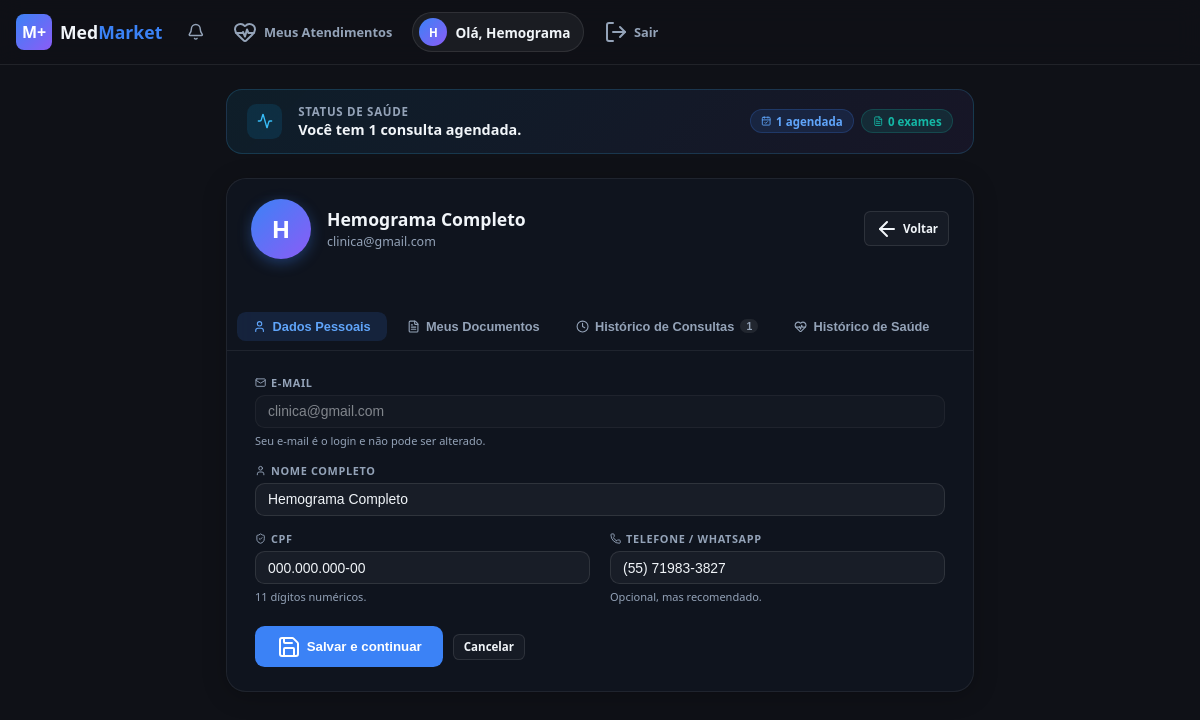
Screenshot of /perfil (signed in) with the database file from the repository.
### App/models.py (models this page shows, shortened)
class User(db.Model):
    __tablename__ = 'users'
    USER_TYPE_CLIENT = 'CLIENTE'
    USER_TYPE_CLINIC = 'CLINICA'
    id            = db.Column(db.Integer,     primary_key=True)
    email         = db.Column(db.String(120), unique=True, nullable=False, index=True)
    name          = db.Column(db.String(80),  nullable=False)
    password_hash = db.Column(db.String(256), nullable=False)
    cpf           = db.Column(db.String(11),  unique=True, nullable=True)
    telefone      = db.Column(db.String(20),  nullable=True)   # e.g. "(11) 99999-9999"
    user_type     = db.Column(db.String(10),  nullable=False, default='CLIENTE')
    clinic_profile = db.relationship(
        'ClinicProfile', back_populates='user',
        uselist=False, cascade='all, delete-orphan',
    )
    services = db.relationship(
        'ClinicService',
        foreign_keys='ClinicService.clinic_id',
        backref='clinic',
        lazy='dynamic',
        cascade='all, delete-orphan',
    )
    patient_appointments = db.relationship(
        'Appointment',
        foreign_keys='Appointment.user_id',
        backref='patient',
        lazy='dynamic',
    )
    documentos = db.relationship(
        'DocumentoPaciente',
        foreign_keys='DocumentoPaciente.paciente_id',
        back_populates='paciente',
        lazy=True,
    )

### App/routes/auth.py (the view, shortened to what this page needs)
@auth.route("/perfil", methods=["GET", "POST"])
def perfil():
    if not session.get("user"):
        return redirect("/auth?redirect=/perfil")
    aviso      = request.args.get("aviso", "")
    redirect_to = request.args.get("redirect", "/")
    db_user = User.query.get(session["user"]["id"])
    if not db_user:
        session.pop("user", None)
        return redirect("/auth?redirect=/perfil")
    appointments = (
        Appointment.query
        .filter_by(user_id=db_user.id)
        .order_by(Appointment.date.desc(), Appointment.time_slot.desc())
        .all()
    )
    documentos = (
        DocumentoPaciente.query
        .filter_by(paciente_id=db_user.id)
        .order_by(DocumentoPaciente.data_upload.desc())
        .all()
    )
    finalized_appts = (
        Appointment.query
        .filter_by(user_id=db_user.id, status=Appointment.STATUS_FINALIZED)
        .order_by(Appointment.date.desc(), Appointment.time_slot.desc())
        .all()
    )
    reviewed_appt_ids = {
        r.appointment_id for r in Review.query.filter_by(user_id=db_user.id).all()
        if r.appointment_id
    }
    historico_saude = []
    unread_cuidados = sum(
        1 for h in historico_saude
        if h["post"] and not h["post"].notificacao_lida
    )
    return _render_perfil(db_user, aviso, redirect_to, None, appointments, documentos,
                          historico_saude, unread_cuidados)

### App/routes/auth.py (called while the page is built)
def _render_perfil(user, aviso, redirect_to, erro, appointments=None, documentos=None,
                   historico_saude=None, unread_cuidados=0):
    return render_template(
        "perfil.html",
        user={"email": user.email, "name": user.name,
              "cpf": user.cpf or "", "telefone": user.telefone or ""},
        aviso=aviso,
        redirect_to=redirect_to,
        erro=erro,
        appointments=appointments or [],
        documentos=documentos or [],
        historico_saude=historico_saude or [],
        unread_cuidados=unread_cuidados,
        chat_messages=[],
        query="",
        selected_category="",
        is_logged_in=True,
    )

### templates/perfil.html (shortened to what this page needs)
{% extends "base.html" %}
{% block content %}
{% set agendadas_ct = namespace(n=0) %}
{% for a in appointments %}
  {% if a.status in ('pending','confirmed','in_progress') %}
    {% set agendadas_ct.n = agendadas_ct.n + 1 %}
  {% endif %}
{% endfor %}
{% set doc_ct = documentos | length %}
<div class="pp-page" style="padding-top:1.5rem;">
  <div class="pp-health">
    <div class="pp-health-icon"><i data-lucide="activity"></i></div>
    <div>
      <div style="font-size:.72rem;font-weight:700;text-transform:uppercase;letter-spacing:.06em;color:var(--muted);">Status de Saúde</div>
      <div style="font-size:.9rem;font-weight:700;margin-top:.1rem;">
        {% if agendadas_ct.n == 0 and doc_ct == 0 %}
          Nenhuma consulta agendada ou exame salvo.
        {% elif agendadas_ct.n == 0 %}
          {{ doc_ct }} exame{{ 's' if doc_ct != 1 else '' }} salvo{{ 's' if doc_ct != 1 else '' }}.
        {% elif doc_ct == 0 %}
          Você tem {{ agendadas_ct.n }} consulta{{ 's' if agendadas_ct.n != 1 else '' }} agendada{{ 's' if agendadas_ct.n != 1 else '' }}.
        {% else %}
          Você tem {{ agendadas_ct.n }} consulta{{ 's' if agendadas_ct.n != 1 else '' }} agendada{{ 's' if agendadas_ct.n != 1 else '' }} e {{ doc_ct }} exame{{ 's' if doc_ct != 1 else '' }} salvo{{ 's' if doc_ct != 1 else '' }}.
        {% endif %}
      </div>
    </div>
    <div class="pp-health-pills">
      <span class="pp-pill pp-pill-blue">
        <i data-lucide="calendar-check"></i>
        {{ agendadas_ct.n }} agendada{{ 's' if agendadas_ct.n != 1 else '' }}
      </span>
      <span class="pp-pill pp-pill-teal">
        <i data-lucide="file-text"></i>
        {{ doc_ct }} exame{{ 's' if doc_ct != 1 else '' }}
      </span>
    </div>
  </div>
  <div class="pp-glass">
    <div class="pp-hero">
      <div class="pp-avatar">{{ user.name[0] | upper if user.name else '?' }}</div>
      <div class="pp-hero-info">
        <h1>{{ user.name or 'Meu Perfil' }}</h1>
        <p>{{ user.email }}</p>
      </div>
      <a href="{{ redirect_to }}" class="pp-btn-sm" style="margin-left:auto;flex-shrink:0;">
        <i data-lucide="arrow-left"></i> Voltar
      </a>
    </div>
    <div class="pp-tab-nav">
      <button class="pp-tab-btn active" onclick="ppTab('dados', this)">
        <i data-lucide="user"></i> Dados Pessoais
      </button>
      <button class="pp-tab-btn" onclick="ppTab('documentos', this)">
        <i data-lucide="file-text"></i> Meus Documentos
      </button>
      <button class="pp-tab-btn" onclick="ppTab('historico', this)">
        <i data-lucide="clock"></i> Histórico de Consultas
        {% if appointments %}<span class="pp-tab-count">{{ appointments | length }}</span>{% endif %}
      </button>
      <button class="pp-tab-btn" id="tab-btn-saude" onclick="ppTab('saude', this)">
        <i data-lucide="heart-pulse"></i> Histórico de Saúde
      </button>
    </div>
    <div id="ppTab-dados" class="pp-tab-panel">
      <form method="post"
            action="{{ url_for('auth.perfil', aviso=aviso, redirect=redirect_to) }}"
            id="pp-form">
        <div class="pp-form-grid">
          <div class="pp-field full">
            <label class="pp-label" for="email">
              <i data-lucide="mail"></i> E-mail
            </label>
            <input type="email" id="email" name="email"
                   class="pp-input readonly"
                   value="{{ user.email }}" readonly tabindex="-1" />
            <span class="pp-hint">Seu e-mail é o login e não pode ser alterado.</span>
          </div>
          <div class="pp-field full">
            <label class="pp-label" for="nome">
              <i data-lucide="user"></i> Nome Completo
            </label>
            <input type="text" id="nome" name="nome"
                   class="pp-input"
                   placeholder="Seu nome completo"
                   value="{{ user.name or '' }}"
                   required minlength="2" maxlength="80" autocomplete="name" />
          </div>
          <div class="pp-field">
            <label class="pp-label" for="cpf">
              <i data-lucide="shield-check"></i> CPF
            </label>
            <input type="text" id="cpf" name="cpf"
                   class="pp-input"
                   placeholder="000.000.000-00" maxlength="14"
                   value="{{ user.cpf or '' }}"
                   required autocomplete="off" inputmode="numeric"
                   oninput="formatCPF(this)" />
            <span class="pp-hint">11 dígitos numéricos.</span>
          </div>
          <div class="pp-field">
            <label class="pp-label" for="telefone">
              <i data-lucide="phone"></i> Telefone / WhatsApp
            </label>
            <input type="tel" id="telefone" name="telefone"
                   class="pp-input"
                   placeholder="(11) 99999-9999" maxlength="15"
                   value="{{ user.telefone or '' }}"
                   autocomplete="tel" inputmode="numeric"
                   oninput="formatPhone(this)" />
            <span class="pp-hint">Opcional, mas recomendado.</span>
          </div>
        </div>
        <div style="margin-top:1.35rem;display:flex;gap:.6rem;align-items:center;">
          <button type="submit" class="pp-btn-primary">
            <i data-lucide="save"></i> Salvar e continuar
          </button>
          <a href="{{ redirect_to }}" class="pp-btn-sm">Cancelar</a>
        </div>
      </form>
    </div>
  </div>
</div>
{% endblock %}

### static/css/style.css (style rules this page uses)
*, *::before, *::after { box-sizing: border-box; margin: 0; padding: 0; }
:root { --bg: #0f1117; --bg2: #161b27; --card: #1a2035; --border: rgba(255,255,255,0.08); --primary: #3b82f6; --primary-fg: #fff; --accent: #10b981; --accent-fg: #fff; --warning: #f59e0b; --warning-fg: #000; --fg: #f1f5f9; --muted: #94a3b8; --secondary: #1e2a3b; --radius: 0.5rem; --radius-lg: 0.75rem; --radius-xl: 1rem; --shadow-glow: 0 0 20px rgba(59,130,246,0.15); --gradient-cta: linear-gradient(135deg, #3b82f6 0%, #8b5cf6 100%); --font-body: system-ui, -apple-system, sans-serif; --font-display: 'Inter', system-ui, sans-serif; }
html { scroll-behavior: smooth; }
body { background: var(--bg); color: var(--fg); font-family: var(--font-body); min-height: 100vh; }
a { text-decoration: none; color: inherit; }

### rows the page displays
User: name "H", name "Hemograma Completo", email "clinica@gmail.com", nome "Hemograma Completo", cpf "000.000.000-00", telefone "(55) 71983-3827"

### other values shown
{{ (_uname[0] | upper) if _uname else '?' }} "H"
{{ _uname.split()[0] if _uname else 'Usuário' }} "Hemograma"
{{ agendadas_ct.n }} "1"
{{ doc_ct }} "0"
{{ 's' if doc_ct != 1 else '' }} "s"
{{ appointments | length }} "1"
